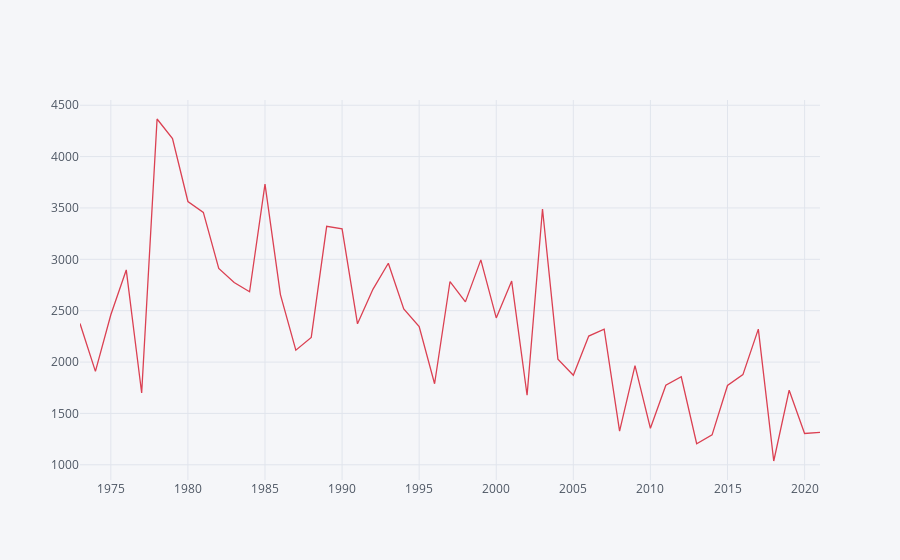

Write notebook code for a chart like this one.
### Code cell
nombre_incendies = Données_promethées[['années','nbr']].iplot( 
    x= 'années', y='nbr',filename='Données_promethées', kind='line', color="red")

### Figure 1 — Plotly figure (JSON) as saved in the notebook; plotly's stock layout.template omitted (floating-point values rounded to 4 significant figures)
{"data": [{"line": {"color": "rgba(219, 64, 82, 1.0)", "dash": "solid", "shape": "linear", "width": 1.3}, "mode": "lines", "name": "nbr", "text": "", "type": "scatter", "x": [1973, 1974, 1975, 1976, 1977, 1978, 1979, 1980, 1981, 1982, 1983, 1984, 1985, 1986, 1987, 1988, 1989, 1990, 1991, 1992, 1993, 1994, 1995, 1996, 1997, 1998, 1999, 2000, 2001, 2002, 2003, 2004, 2005, 2006, 2007, 2008, 2009, 2010, 2011, 2012, 2013, 2014, 2015, 2016, 2017, 2018, 2019, 2020, 2021], "y": [2375, 1909, 2460, 2897, 1699, 4366, 4176, 3563, 3457, 2911, 2774, 2684, 3732, 2657, 2116, 2240, 3321, 3297, 2372, 2708, 2962, 2518, 2346, 1789, 2784, 2586, 2995, 2430, 2788, 1677, 3490, 2028, 1871, 2253, 2321, 1328, 1965, 1355, 1774, 1857, 1205, 1291, 1772, 1878, 2321, 1037, 1726, 1305, 1316]}], "layout": {"legend": {"bgcolor": "#F5F6F9", "font": {"color": "#4D5663"}}, "paper_bgcolor": "#F5F6F9", "plot_bgcolor": "#F5F6F9", "title": {"font": {"color": "#4D5663"}}, "xaxis": {"gridcolor": "#E1E5ED", "showgrid": true, "tickfont": {"color": "#4D5663"}, "title": {"font": {"color": "#4D5663"}, "text": ""}, "zerolinecolor": "#E1E5ED"}, "yaxis": {"gridcolor": "#E1E5ED", "showgrid": true, "tickfont": {"color": "#4D5663"}, "title": {"font": {"color": "#4D5663"}, "text": ""}, "zerolinecolor": "#E1E5ED"}}}
